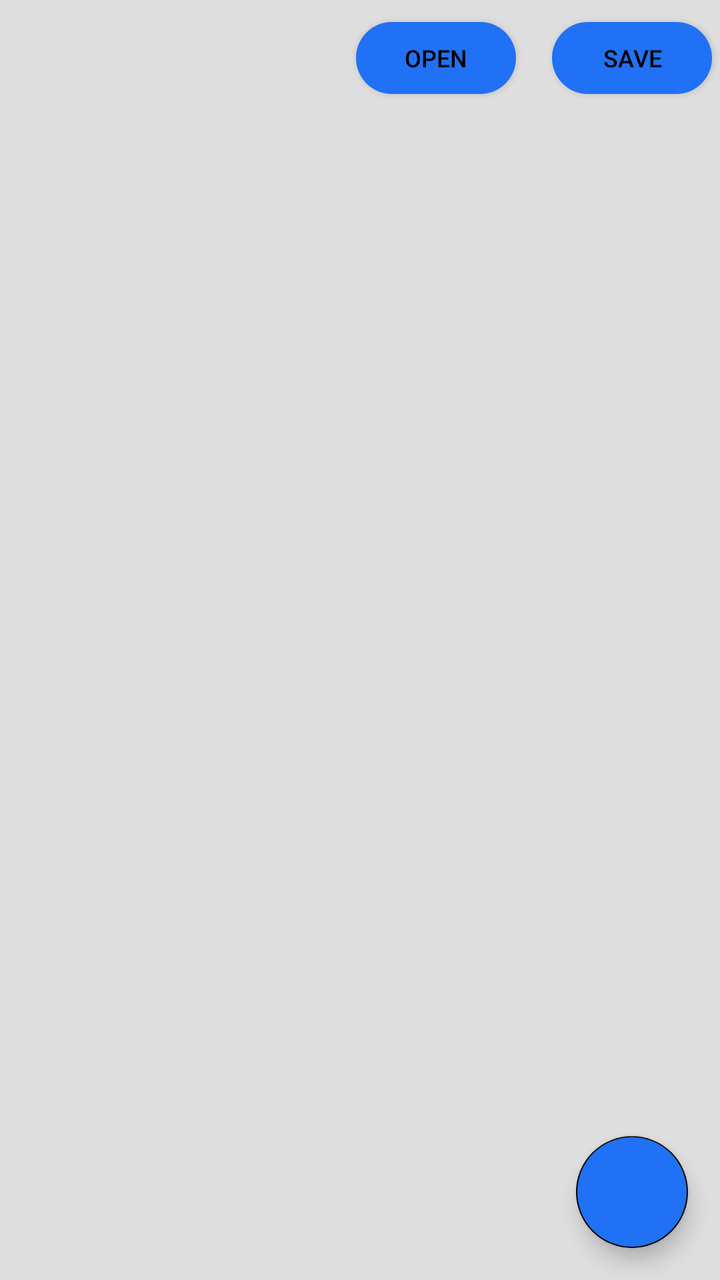
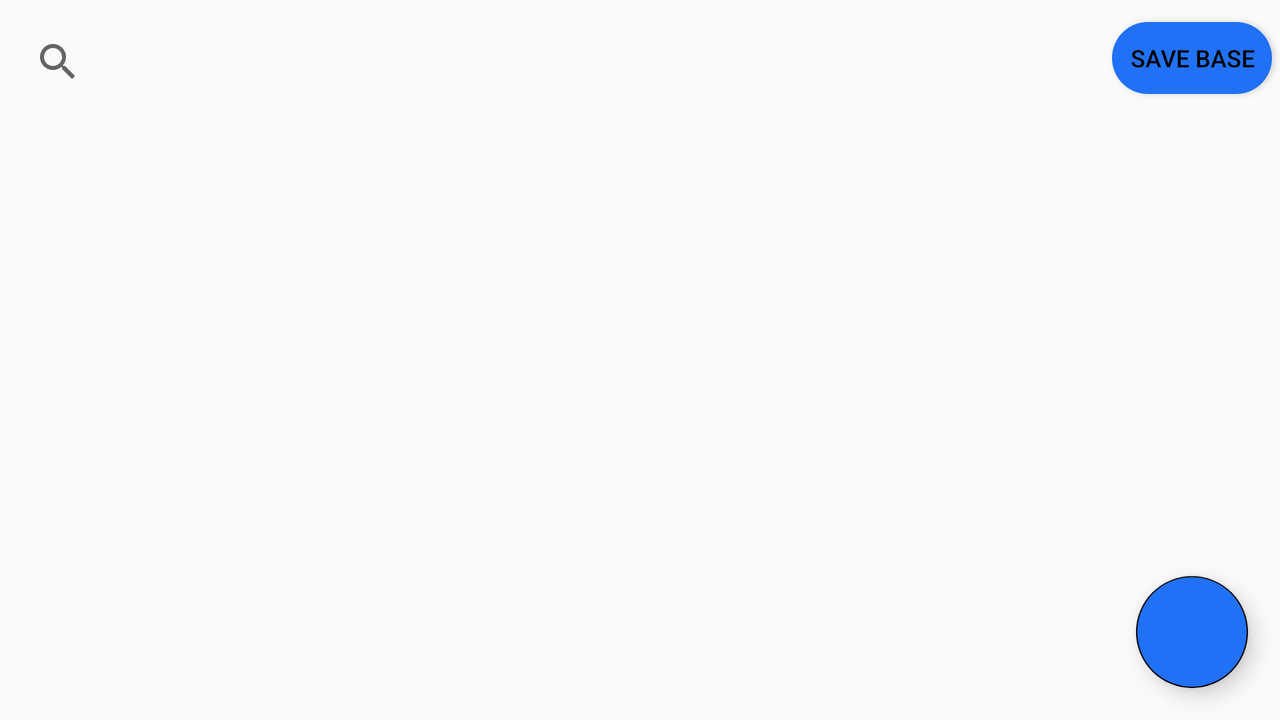

Compare how this app lays out the same screen by default and in its alternative resource folder. The renders come first, then the two layout files and the values they reference.
<!-- AndroidManifest.xml: application theme AppTheme -->
<!-- res/layout/fragment_notes.xml -->
<?xml version="1.0" encoding="utf-8"?>
<LinearLayout xmlns:android="http://schemas.android.com/apk/res/android"
    xmlns:tools="http://schemas.android.com/tools"
    android:layout_width="match_parent"
    android:layout_height="match_parent"
    android:background="@color/colorPrimaryLight"
    android:orientation="vertical"
    tools:context=".Activities.Notes">


        <RelativeLayout
            android:id="@+id/taskbar"
            android:layout_width="match_parent"
            android:layout_height="match_parent"
            android:background="@drawable/layout_bg"
            android:layout_weight="11">

                <Button
                    android:id="@+id/date_sort"
                    style="@style/MainButtonStyle"
                    android:layout_width="wrap_content"
                    android:layout_height="wrap_content"
                    android:layout_alignParentEnd="true"
                    android:layout_marginTop="5dp"
                    android:padding="10dp"
                    android:text="save" />

                <Button
                    android:id="@+id/open"
                    style="@style/MainButtonStyle"
                    android:layout_width="wrap_content"
                    android:layout_height="wrap_content"
                    android:layout_toStartOf="@+id/date_sort"
                    android:layout_marginTop="5dp"
                    android:layout_marginStart="30dp"
                    android:layout_marginEnd="10dp"
                    android:text="open"
                    />

                <EditText
                    android:minHeight="150dp"
                    android:id="@+id/dbpass"
                    android:layout_width="180dp"
                    android:layout_height="match_parent"
                    android:layout_marginStart="5dp"
                    android:layout_marginTop="5dp"
                    android:layout_marginEnd="5dp"
                    android:hint="Password"
                    android:visibility="invisible"
                    android:layout_marginBottom="5dp"
                    android:queryHint="@string/search" />
        </RelativeLayout>

        <RelativeLayout
            android:layout_width="match_parent"
            android:layout_height="match_parent"
            android:layout_weight="1"
            android:background="@color/colorPrimaryLight">

                <ListView
                    android:id="@+id/notes_list"
                    android:layout_width="match_parent"
                    android:layout_height="match_parent"
                    android:layout_weight="6"
                    android:descendantFocusability="blocksDescendants"
                    android:divider="@color/colorPrimaryLight"
                    android:dividerHeight="10dp"
                    android:paddingStart="7dp"
                    android:paddingTop="10dp"
                    android:paddingEnd="7dp">

                </ListView>

                <com.google.android.material.floatingactionbutton.FloatingActionButton
                    android:id="@+id/add_note"
                    android:layout_width="wrap_content"
                    android:layout_height="wrap_content"
                    android:layout_alignParentEnd="true"
                    android:layout_alignParentBottom="true"
                    android:layout_gravity="bottom|end"
                    android:layout_marginStart="16dp"
                    android:layout_marginTop="16dp"
                    android:layout_marginEnd="16dp"
                    android:layout_marginBottom="16dp"
                    android:backgroundTint="@color/colorPrimary"
                    android:clickable="false"
                    android:focusable="false"
                    android:focusableInTouchMode="false"
                    android:src="@mipmap/add" />

        </RelativeLayout>

</LinearLayout>
<!-- resources referenced by this layout -->
<resources>
  <color name="colorPrimary">#2071f5</color>
  <color name="colorPrimaryLight">#dedede</color>
  <string name="search">Search</string>
  <style name="MainButtonStyle" parent="Widget.AppCompat.Button">
          <item name="android:background">@drawable/rounded_button</item>
          <item name="android:textSize">12sp</item>
          <item name="android:textColor">@color/colorPrimaryDarkest</item>
      </style>
  <style name="AppTheme" parent="Theme.AppCompat.Light.NoActionBar">
          
          <item name="colorPrimary">@color/colorPrimary</item>
          <item name="colorPrimaryDark">@color/colorPrimaryDark</item>
          <item name="colorAccent">@color/colorAccent</item>
      </style>
  <!-- drawable rounded_button (drawable) -->
  <?xml version="1.0" encoding="utf-8"?>
  <inset xmlns:android="http://schemas.android.com/apk/res/android"
      android:insetBottom="6dp"
      android:insetLeft="4dp"
      android:insetRight="4dp"
      android:insetTop="6dp">
      <ripple android:color="?attr/colorControlHighlight">
          <item>
              <shape android:shape="rectangle"
                  android:tint="#2071f5">
                  <corners android:radius="100dp"/>
                  <solid android:color="#2071f5"/>
              </shape>
          </item>
      </ripple>
  </inset>
  <color name="colorPrimaryDarkest">#000000</color>
  <color name="colorPrimaryDark">#ffffff</color>
  <color name="colorAccent">#000000</color>
</resources>
<!-- res/layout-land/fragment_notes.xml (the repository's variant of the layout above) -->
<!-- drawn on the phone turned sideways -->
<?xml version="1.0" encoding="utf-8"?>
<LinearLayout xmlns:android="http://schemas.android.com/apk/res/android"
    xmlns:tools="http://schemas.android.com/tools"
    android:layout_width="match_parent"
    android:layout_height="match_parent"
    android:orientation="vertical"
    tools:context=".Activities.Notes">

    <RelativeLayout
        android:id="@+id/taskbar"
        android:layout_width="match_parent"
        android:layout_height="match_parent"
        android:layout_marginBottom="10dp"
        android:layout_weight="4"
        android:background="@drawable/layout_bg">

        <SearchView
            android:id="@+id/search"
            android:layout_width="490dp"
            android:layout_height="match_parent"
            android:layout_marginStart="5dp"
            android:layout_marginTop="5dp"
            android:layout_marginEnd="5dp"
            android:layout_marginBottom="5dp"
            android:queryHint="@string/search" />

        <Button
            android:id="@+id/date_sort"
            style="@style/MainButtonStyle"
            android:layout_width="wrap_content"
            android:layout_height="wrap_content"
            android:layout_alignParentEnd="true"
            android:layout_marginTop="5dp"
            android:padding="10dp"
            android:text="@string/date_sort" />

    </RelativeLayout>

    <RelativeLayout
        android:id="@+id/notes_place"
        android:layout_width="match_parent"
        android:layout_height="match_parent"
        android:layout_weight="1">

        <GridView
            android:id="@+id/notes_list"
            android:layout_width="fill_parent"
            android:layout_height="fill_parent"
            android:horizontalSpacing="20dp"
            android:numColumns="3"
            android:verticalSpacing="20dp"></GridView>

        <com.google.android.material.floatingactionbutton.FloatingActionButton
            android:id="@+id/add_note"
            android:layout_width="wrap_content"
            android:layout_height="wrap_content"
            android:layout_alignParentEnd="true"
            android:layout_alignParentBottom="true"
            android:layout_gravity="bottom|end"
            android:layout_marginStart="16dp"
            android:layout_marginTop="16dp"
            android:layout_marginEnd="16dp"
            android:layout_marginBottom="16dp"
            android:backgroundTint="@color/colorPrimary"
            android:src="@mipmap/add" />

    </RelativeLayout>


</LinearLayout>
<!-- resources referenced by the variant -->
<!-- as the phone turned sideways resolves them -->
<resources>
  <color name="colorPrimary">#2071f5</color>
  <string name="date_sort">Save base</string>
  <string name="search">Search</string>
  <style name="MainButtonStyle" parent="Widget.AppCompat.Button">
          <item name="android:background">@drawable/rounded_button</item>
          <item name="android:textSize">12sp</item>
          <item name="android:textColor">@color/colorPrimaryDarkest</item>
      </style>
  <style name="AppTheme" parent="Theme.AppCompat.Light.NoActionBar">
          
          <item name="colorPrimary">@color/colorPrimary</item>
          <item name="colorPrimaryDark">@color/colorPrimaryDark</item>
          <item name="colorAccent">@color/colorAccent</item>
      </style>
  <!-- drawable rounded_button (drawable) -->
  <?xml version="1.0" encoding="utf-8"?>
  <inset xmlns:android="http://schemas.android.com/apk/res/android"
      android:insetBottom="6dp"
      android:insetLeft="4dp"
      android:insetRight="4dp"
      android:insetTop="6dp">
      <ripple android:color="?attr/colorControlHighlight">
          <item>
              <shape android:shape="rectangle"
                  android:tint="#2071f5">
                  <corners android:radius="100dp"/>
                  <solid android:color="#2071f5"/>
              </shape>
          </item>
      </ripple>
  </inset>
  <color name="colorPrimaryDarkest">#000000</color>
  <color name="colorPrimaryDark">#ffffff</color>
  <color name="colorAccent">#000000</color>
</resources>
